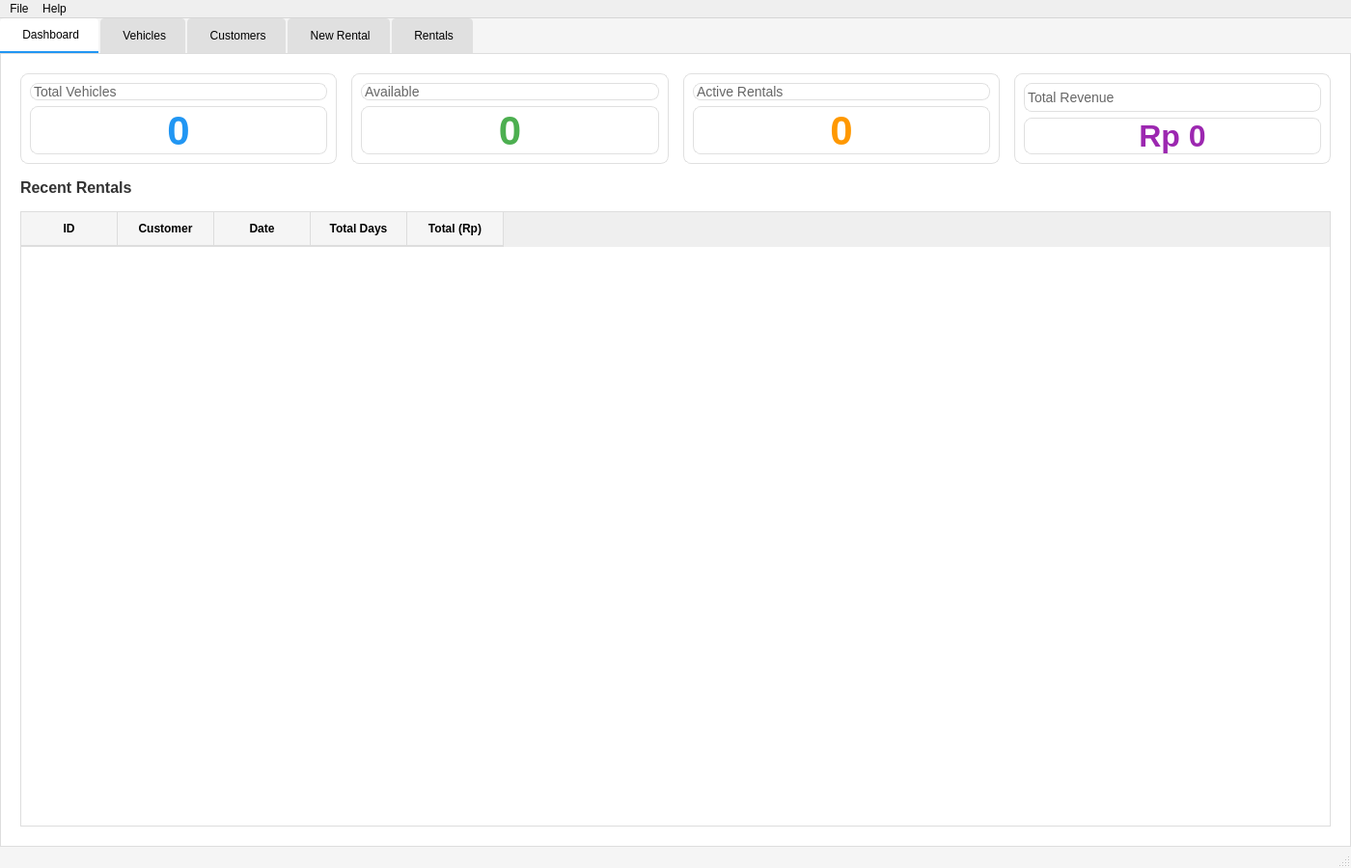
<?xml version="1.0" encoding="UTF-8"?>
<ui version="4.0">
 <class>MainWindow</class>
 <widget class="QMainWindow" name="MainWindow">
  <property name="geometry">
   <rect>
    <x>0</x>
    <y>0</y>
    <width>1400</width>
    <height>900</height>
   </rect>
  </property>
  <property name="windowTitle">
   <string>Vehicle Rental Management System</string>
  </property>
  <property name="styleSheet">
   <string notr="true">
    QMainWindow {
        background-color: #f5f5f5;
    }
    QTabWidget::pane {
        border: 1px solid #ddd;
        background: white;
    }
    QTabBar::tab {
        background: #e0e0e0;
        padding: 10px 20px;
        margin-right: 2px;
        border-top-left-radius: 4px;
        border-top-right-radius: 4px;
    }
    QTabBar::tab:selected {
        background: white;
        border-bottom: 2px solid #2196F3;
    }
    QPushButton {
        padding: 8px 16px;
        border-radius: 4px;
        border: none;
        font-weight: bold;
    }
    QPushButton#btnAddVehicle, QPushButton#btnAddCustomer {
        background-color: #4CAF50;
        color: white;
    }
    QPushButton#btnAddVehicle:hover, QPushButton#btnAddCustomer:hover {
        background-color: #45a049;
    }
    QPushButton#btnEditVehicle, QPushButton#btnEditCustomer {
        background-color: #2196F3;
        color: white;
    }
    QPushButton#btnDeleteVehicle, QPushButton#btnDeleteCustomer, QPushButton#btnDeleteRental {
        background-color: #f44336;
        color: white;
    }
    QPushButton#btnProcessRental {
        background-color: #4CAF50;
        color: white;
        padding: 12px 24px;
        font-size: 14px;
    }
    QPushButton#btnClearCart {
        background-color: #f44336;
        color: white;
    }
    QLineEdit, QComboBox {
        padding: 6px;
        border: 1px solid #ddd;
        border-radius: 4px;
    }
    QTableWidget {
        border: 1px solid #ddd;
        gridline-color: #e0e0e0;
        selection-background-color: #e3f2fd;
    }
    QTableWidget::item {
        padding: 8px;
    }
    QHeaderView::section {
        background-color: #f5f5f5;
        padding: 8px;
        border: none;
        border-right: 1px solid #ddd;
        border-bottom: 2px solid #ddd;
        font-weight: bold;
    }
    QGroupBox {
        font-weight: bold;
        border: 2px solid #ddd;
        border-radius: 6px;
        margin-top: 12px;
        padding-top: 10px;
    }
    QGroupBox::title {
        subcontrol-origin: margin;
        left: 10px;
        padding: 0 5px;
    }
   </string>
  </property>
  <widget class="QWidget" name="centralwidget">
   <layout class="QVBoxLayout" name="verticalLayout">
    <property name="spacing">
     <number>0</number>
    </property>
    <property name="leftMargin">
     <number>0</number>
    </property>
    <property name="topMargin">
     <number>0</number>
    </property>
    <property name="rightMargin">
     <number>0</number>
    </property>
    <property name="bottomMargin">
     <number>0</number>
    </property>
    <item>
     <widget class="QTabWidget" name="tabWidget">
      <property name="currentIndex">
       <number>0</number>
      </property>
      <property name="tabPosition">
       <enum>QTabWidget::North</enum>
      </property>

      <!-- TAB 1: DASHBOARD -->
      <widget class="QWidget" name="tabDashboard">
       <attribute name="title">
        <string> Dashboard</string>
       </attribute>
       <layout class="QVBoxLayout" name="verticalLayout_2">
        <property name="spacing">
         <number>15</number>
        </property>
        <property name="margin">
         <number>20</number>
        </property>
        <item>
         <layout class="QHBoxLayout" name="horizontalLayout">
          <property name="spacing">
           <number>15</number>
          </property>
          <item>
           <widget class="QFrame" name="frameStats1">
            <property name="frameShape">
             <enum>QFrame::StyledPanel</enum>
            </property>
            <property name="frameShadow">
             <enum>QFrame::Raised</enum>
            </property>
            <property name="styleSheet">
             <string notr="true">
              QFrame {
                  background-color: white;
                  border-radius: 8px;
                  border: 1px solid #e0e0e0;
              }
             </string>
            </property>
            <layout class="QVBoxLayout" name="verticalLayout_3">
             <item>
              <widget class="QLabel" name="labelStatsTitle1">
               <property name="text">
                <string>Total Vehicles</string>
               </property>
               <property name="styleSheet">
                <string notr="true">color: #666; font-size: 14px;</string>
               </property>
              </widget>
             </item>
             <item>
              <widget class="QLabel" name="labelTotalVehicles">
               <property name="text">
                <string>0</string>
               </property>
               <property name="alignment">
                <set>Qt::AlignCenter</set>
               </property>
               <property name="styleSheet">
                <string notr="true">font-size: 42px; font-weight: bold; color: #2196F3;</string>
               </property>
              </widget>
             </item>
            </layout>
           </widget>
          </item>
          <item>
           <widget class="QFrame" name="frameStats2">
            <property name="frameShape">
             <enum>QFrame::StyledPanel</enum>
            </property>
            <property name="styleSheet">
             <string notr="true">
              QFrame {
                  background-color: white;
                  border-radius: 8px;
                  border: 1px solid #e0e0e0;
              }
             </string>
            </property>
            <layout class="QVBoxLayout" name="verticalLayout_4">
             <item>
              <widget class="QLabel" name="labelStatsTitle2">
               <property name="text">
                <string>Available</string>
               </property>
               <property name="styleSheet">
                <string notr="true">color: #666; font-size: 14px;</string>
               </property>
              </widget>
             </item>
             <item>
              <widget class="QLabel" name="labelAvailableVehicles">
               <property name="text">
                <string>0</string>
               </property>
               <property name="alignment">
                <set>Qt::AlignCenter</set>
               </property>
               <property name="styleSheet">
                <string notr="true">font-size: 42px; font-weight: bold; color: #4CAF50;</string>
               </property>
              </widget>
             </item>
            </layout>
           </widget>
          </item>
          <item>
           <widget class="QFrame" name="frameStats3">
            <property name="frameShape">
             <enum>QFrame::StyledPanel</enum>
            </property>
            <property name="styleSheet">
             <string notr="true">
              QFrame {
                  background-color: white;
                  border-radius: 8px;
                  border: 1px solid #e0e0e0;
              }
             </string>
            </property>
            <layout class="QVBoxLayout" name="verticalLayout_5">
             <item>
              <widget class="QLabel" name="labelStatsTitle3">
               <property name="text">
                <string>Active Rentals</string>
               </property>
               <property name="styleSheet">
                <string notr="true">color: #666; font-size: 14px;</string>
               </property>
              </widget>
             </item>
             <item>
              <widget class="QLabel" name="labelActiveRentals">
               <property name="text">
                <string>0</string>
               </property>
               <property name="alignment">
                <set>Qt::AlignCenter</set>
               </property>
               <property name="styleSheet">
                <string notr="true">font-size: 42px; font-weight: bold; color: #FF9800;</string>
               </property>
              </widget>
             </item>
            </layout>
           </widget>
          </item>
          <item>
           <widget class="QFrame" name="frameStats4">
            <property name="frameShape">
             <enum>QFrame::StyledPanel</enum>
            </property>
            <property name="styleSheet">
             <string notr="true">
              QFrame {
                  background-color: white;
                  border-radius: 8px;
                  border: 1px solid #e0e0e0;
              }
             </string>
            </property>
            <layout class="QVBoxLayout" name="verticalLayout_6">
             <item>
              <widget class="QLabel" name="labelStatsTitle4">
               <property name="text">
                <string>Total Revenue</string>
               </property>
               <property name="styleSheet">
                <string notr="true">color: #666; font-size: 14px;</string>
               </property>
              </widget>
             </item>
             <item>
              <widget class="QLabel" name="labelTotalRevenue">
               <property name="text">
                <string>Rp 0</string>
               </property>
               <property name="alignment">
                <set>Qt::AlignCenter</set>
               </property>
               <property name="styleSheet">
                <string notr="true">font-size: 32px; font-weight: bold; color: #9C27B0;</string>
               </property>
              </widget>
             </item>
            </layout>
           </widget>
          </item>
         </layout>
        </item>
        <item>
         <widget class="QLabel" name="labelRecentTitle">
          <property name="text">
           <string>Recent Rentals</string>
          </property>
          <property name="styleSheet">
           <string notr="true">font-size: 16px; font-weight: bold; color: #333;</string>
          </property>
         </widget>
        </item>
        <item>
         <widget class="QTableWidget" name="tableRecentRentals">
          <property name="editTriggers">
           <set>QAbstractItemView::NoEditTriggers</set>
          </property>
          <property name="alternatingRowColors">
           <bool>true</bool>
          </property>
          <property name="selectionBehavior">
           <set>QAbstractItemView::SelectRows</set>
          </property>
          <property name="sortingEnabled">
           <bool>true</bool>
          </property>
          <column>
           <property name="text">
            <string>ID</string>
           </property>
          </column>
          <column>
           <property name="text">
            <string>Customer</string>
           </property>
          </column>
          <column>
           <property name="text">
            <string>Date</string>
           </property>
          </column>
          <column>
           <property name="text">
            <string>Total Days</string>
           </property>
          </column>
          <column>
           <property name="text">
            <string>Total (Rp)</string>
           </property>
          </column>
         </widget>
        </item>
       </layout>
      </widget>

      <!-- TAB 2: VEHICLES -->
      <widget class="QWidget" name="tabVehicles">
       <attribute name="title">
        <string> Vehicles</string>
       </attribute>
       <layout class="QVBoxLayout" name="verticalLayout_7">
        <property name="spacing">
         <number>15</number>
        </property>
        <property name="margin">
         <number>20</number>
        </property>
        <item>
         <widget class="QFrame" name="frameVehicleFilter">
          <property name="frameShape">
           <enum>QFrame::StyledPanel</enum>
          </property>
          <property name="styleSheet">
           <string notr="true">
            QFrame {
                background-color: white;
                border-radius: 8px;
                border: 1px solid #e0e0e0;
            }
           </string>
          </property>
          <layout class="QHBoxLayout" name="horizontalLayout_2">
           <property name="spacing">
            <number>10</number>
           </property>
           <item>
            <widget class="QLineEdit" name="lineEditSearchVehicle">
             <property name="placeholderText">
              <string> Search by brand or model...</string>
             </property>
             <property name="minimumHeight">
              <number>36</number>
             </property>
            </widget>
           </item>
           <item>
            <widget class="QComboBox" name="comboBoxFilterType">
             <property name="minimumHeight">
              <number>36</number>
             </property>
             <item>
              <property name="text">
               <string>All Types</string>
              </property>
             </item>
             <item>
              <property name="text">
               <string>Car</string>
              </property>
             </item>
             <item>
              <property name="text">
               <string>Motorcycle</string>
              </property>
             </item>
            </widget>
           </item>
           <item>
            <widget class="QComboBox" name="comboBoxFilterAvailability">
             <property name="minimumHeight">
              <number>36</number>
             </property>
             <item>
              <property name="text">
               <string>All Status</string>
              </property>
             </item>
             <item>
              <property name="text">
               <string>Available</string>
              </property>
             </item>
             <item>
              <property name="text">
               <string>Rented</string>
              </property>
             </item>
            </widget>
           </item>
           <item>
            <widget class="QPushButton" name="btnAddVehicle">
             <property name="text">
              <string> Add Vehicle</string>
             </property>
             <property name="minimumHeight">
              <number>36</number>
             </property>
            </widget>
           </item>
          </layout>
         </widget>
        </item>
        <item>
         <widget class="QTableWidget" name="tableVehicles">
          <property name="alternatingRowColors">
           <bool>true</bool>
          </property>
          <property name="editTriggers">
           <set>QAbstractItemView::NoEditTriggers</set>
          </property>
          <property name="selectionBehavior">
           <set>QAbstractItemView::SelectRows</set>
          </property>
          <property name="sortingEnabled">
           <bool>true</bool>
          </property>
          <column>
           <property name="text">
            <string>ID</string>
           </property>
          </column>
          <column>
           <property name="text">
            <string>Type</string>
           </property>
          </column>
          <column>
           <property name="text">
            <string>Brand</string>
           </property>
          </column>
          <column>
           <property name="text">
            <string>Model</string>
           </property>
          </column>
          <column>
           <property name="text">
            <string>Extra Info</string>
           </property>
          </column>
          <column>
           <property name="text">
            <string>Daily Rate</string>
           </property>
          </column>
          <column>
           <property name="text">
            <string>Status</string>
           </property>
          </column>
         </widget>
        </item>
        <item>
         <layout class="QHBoxLayout" name="horizontalLayout_3">
          <item>
           <spacer name="horizontalSpacer">
            <property name="orientation">
             <enum>Qt::Horizontal</enum>
            </property>
           </spacer>
          </item>
          <item>
           <widget class="QPushButton" name="btnEditVehicle">
            <property name="text">
             <string> Edit</string>
            </property>
            <property name="minimumWidth">
             <number>100</number>
            </property>
           </widget>
          </item>
          <item>
           <widget class="QPushButton" name="btnDeleteVehicle">
            <property name="text">
             <string>️ Delete</string>
            </property>
            <property name="minimumWidth">
             <number>100</number>
            </property>
           </widget>
          </item>
         </layout>
        </item>
       </layout>
      </widget>

      <!-- TAB 3: CUSTOMERS -->
      <widget class="QWidget" name="tabCustomers">
       <attribute name="title">
        <string> Customers</string>
       </attribute>
       <layout class="QVBoxLayout" name="verticalLayout_8">
        <property name="spacing">
         <number>15</number>
        </property>
        <property name="margin">
         <number>20</number>
        </property>
        <item>
         <widget class="QFrame" name="frameCustomerFilter">
          <property name="frameShape">
           <enum>QFrame::StyledPanel</enum>
          </property>
          <property name="styleSheet">
           <string notr="true">
            QFrame {
                background-color: white;
                border-radius: 8px;
                border: 1px solid #e0e0e0;
            }
           </string>
          </property>
          <layout class="QHBoxLayout" name="horizontalLayout_4">
           <item>
            <widget class="QLineEdit" name="lineEditSearchCustomer">
             <property name="placeholderText">
              <string> Search by name or phone...</string>
             </property>
             <property name="minimumHeight">
              <number>36</number>
             </property>
            </widget>
           </item>
           <item>
            <widget class="QPushButton" name="btnAddCustomer">
             <property name="text">
              <string> Add Customer</string>
             </property>
             <property name="minimumHeight">
              <number>36</number>
             </property>
            </widget>
           </item>
          </layout>
         </widget>
        </item>
        <item>
         <widget class="QTableWidget" name="tableCustomers">
          <property name="alternatingRowColors">
           <bool>true</bool>
          </property>
          <property name="editTriggers">
           <set>QAbstractItemView::NoEditTriggers</set>
          </property>
          <property name="selectionBehavior">
           <set>QAbstractItemView::SelectRows</set>
          </property>
          <property name="sortingEnabled">
           <bool>true</bool>
          </property>
          <column>
           <property name="text">
            <string>ID</string>
           </property>
          </column>
          <column>
           <property name="text">
            <string>Name</string>
           </property>
          </column>
          <column>
           <property name="text">
            <string>Phone</string>
           </property>
          </column>
          <column>
           <property name="text">
            <string>Total Rentals</string>
           </property>
          </column>
          <column>
           <property name="text">
            <string>Total Spent</string>
           </property>
          </column>
         </widget>
        </item>
        <item>
         <layout class="QHBoxLayout" name="horizontalLayout_5">
          <item>
           <spacer name="horizontalSpacer_2">
            <property name="orientation">
             <enum>Qt::Horizontal</enum>
            </property>
           </spacer>
          </item>
          <item>
           <widget class="QPushButton" name="btnEditCustomer">
            <property name="text">
             <string>️ Edit</string>
            </property>
            <property name="minimumWidth">
             <number>100</number>
            </property>
           </widget>
          </item>
          <item>
           <widget class="QPushButton" name="btnDeleteCustomer">
            <property name="text">
             <string>️ Delete</string>
            </property>
            <property name="minimumWidth">
             <number>100</number>
            </property>
           </widget>
          </item>
          <item>
           <widget class="QPushButton" name="btnViewCustomerHistory">
            <property name="text">
             <string> View History</string>
            </property>
            <property name="styleSheet">
             <string notr="true">background-color: #FF9800; color: white;</string>
            </property>
            <property name="minimumWidth">
             <number>120</number>
            </property>
           </widget>
          </item>
         </layout>
        </item>
       </layout>
      </widget>

      <!-- TAB 4: NEW RENTAL (POS Style) -->
      <widget class="QWidget" name="tabNewRental">
       <attribute name="title">
        <string> New Rental</string>
       </attribute>
       <layout class="QHBoxLayout" name="horizontalLayoutMain">
        <property name="spacing">
         <number>15</number>
        </property>
        <property name="margin">
         <number>20</number>
        </property>

        <!-- LEFT: Available Vehicles -->
        <item>
         <widget class="QFrame" name="frameLeft">
          <property name="frameShape">
           <enum>QFrame::StyledPanel</enum>
          </property>
          <property name="styleSheet">
           <string notr="true">
            QFrame {
                background-color: white;
                border-radius: 8px;
                border: 1px solid #e0e0e0;
            }
           </string>
          </property>
          <layout class="QVBoxLayout" name="verticalLayout_10">
           <item>
            <widget class="QLabel" name="labelAvailableTitle">
             <property name="text">
              <string>Available Vehicles</string>
             </property>
             <property name="styleSheet">
              <string notr="true">font-size: 16px; font-weight: bold; color: #333;</string>
             </property>
            </widget>
           </item>
           <item>
            <widget class="QTableWidget" name="tableAvailableVehicles">
             <property name="alternatingRowColors">
              <bool>true</bool>
             </property>
             <property name="editTriggers">
              <set>QAbstractItemView::NoEditTriggers</set>
             </property>
             <property name="selectionBehavior">
              <set>QAbstractItemView::SelectRows</set>
             </property>
             <column>
              <property name="text">
               <string>ID</string>
              </property>
             </column>
             <column>
              <property name="text">
               <string>Type</string>
              </property>
             </column>
             <column>
              <property name="text">
               <string>Brand</string>
              </property>
             </column>
             <column>
              <property name="text">
               <string>Model</string>
              </property>
             </column>
             <column>
              <property name="text">
               <string>Daily Rate</string>
              </property>
             </column>
             <column>
              <property name="text">
               <string>Days</string>
              </property>
             </column>
             <column>
              <property name="text">
               <string>Action</string>
              </property>
             </column>
            </widget>
           </item>
          </layout>
         </widget>
        </item>

        <!-- RIGHT: Customer & Cart -->
        <item>
         <layout class="QVBoxLayout" name="verticalLayoutRight">
          <property name="spacing">
           <number>15</number>
          </property>

          <!-- Customer Info -->
          <item>
           <widget class="QFrame" name="frameCustomer">
            <property name="frameShape">
             <enum>QFrame::StyledPanel</enum>
            </property>
            <property name="styleSheet">
             <string notr="true">
              QFrame {
                  background-color: white;
                  border-radius: 8px;
                  border: 1px solid #e0e0e0;
              }
             </string>
            </property>
            <property name="minimumWidth">
             <number>400</number>
            </property>
            <layout class="QVBoxLayout" name="verticalLayout_9">
             <item>
              <widget class="QLabel" name="labelCustomerTitle">
               <property name="text">
                <string>Customer</string>
               </property>
               <property name="styleSheet">
                <string notr="true">font-weight: bold; font-size: 14px;</string>
               </property>
              </widget>
             </item>
             <item>
              <layout class="QHBoxLayout" name="horizontalLayout_6">
               <item>
                <widget class="QComboBox" name="comboBoxSelectCustomer">
                 <property name="minimumHeight">
                  <number>36</number>
                 </property>
                </widget>
               </item>
               <item>
                <widget class="QPushButton" name="btnQuickAddCustomer">
                 <property name="text">
                  <string> New</string>
                 </property>
                 <property name="styleSheet">
                  <string notr="true">background-color: #4CAF50; color: white;</string>
                 </property>
                </widget>
               </item>
              </layout>
             </item>
             <item>
              <layout class="QHBoxLayout" name="horizontalLayout_7">
               <item>
                <widget class="QLabel" name="labelPhoneTitle">
                 <property name="text">
                  <string>Phone:</string>
                 </property>
                </widget>
               </item>
               <item>
                <widget class="QLabel" name="labelCustomerPhone">
                 <property name="text">
                  <string>-</string>
                 </property>
                 <property name="styleSheet">
                  <string notr="true">color: #666;</string>
                 </property>
                </widget>
               </item>
              </layout>
             </item>
            </layout>
           </widget>
          </item>

          <!-- Shopping Cart -->
          <item>
           <widget class="QFrame" name="frameCart">
            <property name="frameShape">
             <enum>QFrame::StyledPanel</enum>
            </property>
            <property name="styleSheet">
             <string notr="true">
              QFrame {
                  background-color: white;
                  border-radius: 8px;
                  border: 1px solid #e0e0e0;
              }
             </string>
            </property>
            <layout class="QVBoxLayout" name="verticalLayout_11">
             <item>
              <widget class="QLabel" name="labelCartTitle">
               <property name="text">
                <string>Rental Cart</string>
               </property>
               <property name="styleSheet">
                <string notr="true">font-weight: bold; font-size: 14px;</string>
               </property>
              </widget>
             </item>
             <item>
              <widget class="QTableWidget" name="tableRentalCart">
               <property name="alternatingRowColors">
                <bool>true</bool>
               </property>
               <property name="editTriggers">
                <set>QAbstractItemView::NoEditTriggers</set>
               </property>
               <column>
                <property name="text">
                 <string>Vehicle</string>
                </property>
               </column>
               <column>
                <property name="text">
                 <string>Rate</string>
                </property>
               </column>
               <column>
                <property name="text">
                 <string>Days</string>
                </property>
               </column>
               <column>
                <property name="text">
                 <string>Subtotal</string>
                </property>
               </column>
               <column>
                <property name="text">
                 <string></string>
                </property>
               </column>
              </widget>
             </item>

             <!-- Total Section -->
             <item>
              <widget class="QFrame" name="frameTotalSection">
               <property name="styleSheet">
                <string notr="true">
                 QFrame {
                     background-color: #f5f5f5;
                     border-radius: 6px;
                     padding: 10px;
                 }
                </string>
               </property>
               <layout class="QHBoxLayout" name="horizontalLayout_8">
                <item>
                 <widget class="QLabel" name="labelTotalText">
                  <property name="text">
                   <string>TOTAL:</string>
                  </property>
                  <property name="styleSheet">
                   <string notr="true">font-size: 18px; font-weight: bold;</string>
                  </property>
                 </widget>
                </item>
                <item>
                 <spacer>
                  <property name="orientation">
                   <enum>Qt::Horizontal</enum>
                  </property>
                 </spacer>
                </item>
                <item>
                 <widget class="QLabel" name="labelRentalTotal">
                  <property name="text">
                   <string>Rp 0</string>
                  </property>
                  <property name="styleSheet">
                   <string notr="true">font-size: 24px; font-weight: bold; color: #4CAF50;</string>
                  </property>
                 </widget>
                </item>
               </layout>
              </widget>
             </item>

             <!-- Action Buttons -->
             <item>
              <layout class="QHBoxLayout" name="horizontalLayout_9">
               <item>
                <widget class="QPushButton" name="btnClearCart">
                 <property name="text">
                  <string> Clear Cart</string>
                 </property>
                 <property name="minimumHeight">
                  <number>40</number>
                 </property>
                </widget>
               </item>
               <item>
                <widget class="QPushButton" name="btnProcessRental">
                 <property name="text">
                  <string> Process Rental</string>
                 </property>
                 <property name="minimumHeight">
                  <number>40</number>
                 </property>
                </widget>
               </item>
              </layout>
             </item>
            </layout>
           </widget>
          </item>
         </layout>
        </item>
       </layout>
      </widget>

<!-- TAB 5: RENTALS HISTORY - UPDATED dengan Return Button dan Status Column -->
<widget class="QWidget" name="tabRentals">
 <attribute name="title">
  <string> Rentals</string>
 </attribute>
 <layout class="QVBoxLayout" name="verticalLayout_12">
  <property name="spacing">
   <number>15</number>
  </property>
  <property name="margin">
   <number>20</number>
  </property>
  <item>
   <widget class="QFrame" name="frameRentalFilter">
    <property name="frameShape">
     <enum>QFrame::StyledPanel</enum>
    </property>
    <property name="styleSheet">
     <string notr="true">
      QFrame {
          background-color: white;
          border-radius: 8px;
          border: 1px solid #e0e0e0;
      }
     </string>
    </property>
    <layout class="QHBoxLayout" name="horizontalLayout_10">
     <item>
      <widget class="QLineEdit" name="lineEditSearchRental">
       <property name="placeholderText">
        <string> Search by customer or ID...</string>
       </property>
       <property name="minimumHeight">
        <number>36</number>
       </property>
      </widget>
     </item>
     <item>
      <widget class="QPushButton" name="btnViewRentalDetails">
       <property name="text">
        <string> View Details</string>
       </property>
       <property name="styleSheet">
        <string notr="true">background-color: #2196F3; color: white;</string>
       </property>
       <property name="minimumHeight">
        <number>36</number>
       </property>
      </widget>
     </item>
     <!-- TAMBAHAN: Tombol Return Vehicle -->
     <item>
      <widget class="QPushButton" name="btnReturnVehicle">
       <property name="text">
        <string>↩ Return Vehicle</string>
       </property>
       <property name="styleSheet">
        <string notr="true">background-color: #4CAF50; color: white;</string>
       </property>
       <property name="minimumHeight">
        <number>36</number>
       </property>
      </widget>
     </item>
     <item>
      <widget class="QPushButton" name="btnDeleteRental">
       <property name="text">
        <string>️ Delete</string>
       </property>
       <property name="minimumHeight">
        <number>36</number>
       </property>
      </widget>
     </item>
    </layout>
   </widget>
  </item>
  <item>
   <widget class="QTableWidget" name="tableRentals">
    <property name="alternatingRowColors">
     <bool>true</bool>
    </property>
    <property name="editTriggers">
     <set>QAbstractItemView::NoEditTriggers</set>
    </property>
    <property name="selectionBehavior">
     <set>QAbstractItemView::SelectRows</set>
    </property>
    <property name="sortingEnabled">
     <bool>true</bool>
    </property>
    <column>
     <property name="text">
      <string>ID</string>
     </property>
    </column>
    <column>
     <property name="text">
      <string>Customer</string>
     </property>
    </column>
    <column>
     <property name="text">
      <string>Date</string>
     </property>
    </column>
    <column>
     <property name="text">
      <string>Vehicles</string>
     </property>
    </column>
    <column>
     <property name="text">
      <string>Total Days</string>
     </property>
    </column>
    <column>
     <property name="text">
      <string>Total</string>
     </property>
    </column>
    <!-- TAMBAHAN: Kolom Status -->
    <column>
     <property name="text">
      <string>Status</string>
     </property>
    </column>
   </widget>
  </item>
 </layout>
</widget>

     </widget>
    </item>
   </layout>
  </widget>

  <widget class="QMenuBar" name="menubar">
   <property name="geometry">
    <rect>
     <x>0</x>
     <y>0</y>
     <width>1400</width>
     <height>26</height>
    </rect>
   </property>
   <widget class="QMenu" name="menuFile">
    <property name="title">
     <string>File</string>
    </property>
    <addaction name="actionSave"/>
    <addaction name="actionLoad"/>
    <addaction name="separator"/>
    <addaction name="actionExit"/>
   </widget>
   <widget class="QMenu" name="menuHelp">
    <property name="title">
     <string>Help</string>
    </property>
    <addaction name="actionAbout"/>
   </widget>
   <addaction name="menuFile"/>
   <addaction name="menuHelp"/>
  </widget>

  <widget class="QStatusBar" name="statusbar"/>

  <action name="actionSave">
   <property name="text">
    <string>Save All</string>
   </property>
   <property name="shortcut">
    <string>Ctrl+S</string>
   </property>
  </action>
  <action name="actionLoad">
   <property name="text">
    <string>Load All</string>
   </property>
   <property name="shortcut">
    <string>Ctrl+O</string>
   </property>
  </action>
  <action name="actionExit">
   <property name="text">
    <string>Exit</string>
   </property>
   <property name="shortcut">
    <string>Ctrl+Q</string>
   </property>
  </action>
  <action name="actionAbout">
   <property name="text">
    <string>About</string>
   </property>
   <property name="shortcut">
    <string>F1</string>
   </property>
  </action>
 </widget>
 <resources/>
 <connections/>
</ui>
